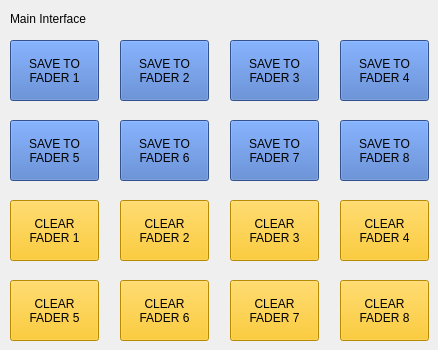
     <widget class="QWidget" name="page_11">
      <widget class="QLabel" name="label_30">
       <property name="geometry">
        <rect>
         <x>10</x>
         <y>10</y>
         <width>241</width>
         <height>17</height>
        </rect>
       </property>
       <property name="text">
        <string>Main Interface</string>
       </property>
      </widget>
      <widget class="QPushButton" name="pushButton_44">
       <property name="geometry">
        <rect>
         <x>10</x>
         <y>40</y>
         <width>89</width>
         <height>61</height>
        </rect>
       </property>
       <property name="styleSheet">
        <string notr="true">background-color: rgb(68, 115, 197);</string>
       </property>
       <property name="text">
        <string>SAVE TO
FADER 1</string>
       </property>
      </widget>
      <widget class="QPushButton" name="pushButton_45">
       <property name="geometry">
        <rect>
         <x>120</x>
         <y>40</y>
         <width>89</width>
         <height>61</height>
        </rect>
       </property>
       <property name="styleSheet">
        <string notr="true">background-color: rgb(68, 115, 197);</string>
       </property>
       <property name="text">
        <string>SAVE TO
FADER 2</string>
       </property>
      </widget>
      <widget class="QPushButton" name="pushButton_46">
       <property name="geometry">
        <rect>
         <x>230</x>
         <y>40</y>
         <width>89</width>
         <height>61</height>
        </rect>
       </property>
       <property name="styleSheet">
        <string notr="true">background-color: rgb(68, 115, 197);</string>
       </property>
       <property name="text">
        <string>SAVE TO
FADER 3</string>
       </property>
      </widget>
      <widget class="QPushButton" name="pushButton_47">
       <property name="geometry">
        <rect>
         <x>340</x>
         <y>40</y>
         <width>89</width>
         <height>61</height>
        </rect>
       </property>
       <property name="styleSheet">
        <string notr="true">background-color: rgb(68, 115, 197);</string>
       </property>
       <property name="text">
        <string>SAVE TO
FADER 4</string>
       </property>
      </widget>
      <widget class="QPushButton" name="pushButton_48">
       <property name="geometry">
        <rect>
         <x>10</x>
         <y>120</y>
         <width>89</width>
         <height>61</height>
        </rect>
       </property>
       <property name="styleSheet">
        <string notr="true">background-color: rgb(68, 115, 197);</string>
       </property>
       <property name="text">
        <string>SAVE TO
FADER 5</string>
       </property>
      </widget>
      <widget class="QPushButton" name="pushButton_49">
       <property name="geometry">
        <rect>
         <x>120</x>
         <y>120</y>
         <width>89</width>
         <height>61</height>
        </rect>
       </property>
       <property name="styleSheet">
        <string notr="true">background-color: rgb(68, 115, 197);</string>
       </property>
       <property name="text">
        <string>SAVE TO
FADER 6</string>
       </property>
      </widget>
      <widget class="QPushButton" name="pushButton_50">
       <property name="geometry">
        <rect>
         <x>230</x>
         <y>120</y>
         <width>89</width>
         <height>61</height>
        </rect>
       </property>
       <property name="styleSheet">
        <string notr="true">background-color: rgb(68, 115, 197);</string>
       </property>
       <property name="text">
        <string>SAVE TO
FADER 7</string>
       </property>
      </widget>
      <widget class="QPushButton" name="pushButton_51">
       <property name="geometry">
        <rect>
         <x>340</x>
         <y>120</y>
         <width>89</width>
         <height>61</height>
        </rect>
       </property>
       <property name="styleSheet">
        <string notr="true">background-color: rgb(68, 115, 197);</string>
       </property>
       <property name="text">
        <string>SAVE TO
FADER 8</string>
       </property>
      </widget>
      <widget class="QPushButton" name="pushButton_52">
       <property name="geometry">
        <rect>
         <x>10</x>
         <y>200</y>
         <width>89</width>
         <height>61</height>
        </rect>
       </property>
       <property name="styleSheet">
        <string notr="true">background-color: rgb(255, 192, 0);</string>
       </property>
       <property name="text">
        <string>CLEAR
FADER 1</string>
       </property>
      </widget>
      <widget class="QPushButton" name="pushButton_53">
       <property name="geometry">
        <rect>
         <x>120</x>
         <y>200</y>
         <width>89</width>
         <height>61</height>
        </rect>
       </property>
       <property name="styleSheet">
        <string notr="true">background-color: rgb(255, 192, 0);</string>
       </property>
       <property name="text">
        <string>CLEAR
FADER 2</string>
       </property>
      </widget>
      <widget class="QPushButton" name="pushButton_54">
       <property name="geometry">
        <rect>
         <x>230</x>
         <y>200</y>
         <width>89</width>
         <height>61</height>
        </rect>
       </property>
       <property name="styleSheet">
        <string notr="true">background-color: rgb(255, 192, 0);</string>
       </property>
       <property name="text">
        <string>CLEAR
FADER 3</string>
       </property>
      </widget>
      <widget class="QPushButton" name="pushButton_55">
       <property name="geometry">
        <rect>
         <x>340</x>
         <y>200</y>
         <width>89</width>
         <height>61</height>
        </rect>
       </property>
       <property name="styleSheet">
        <string notr="true">background-color: rgb(255, 192, 0);</string>
       </property>
       <property name="text">
        <string>CLEAR
FADER 4</string>
       </property>
      </widget>
      <widget class="QPushButton" name="pushButton_56">
       <property name="geometry">
        <rect>
         <x>10</x>
         <y>280</y>
         <width>89</width>
         <height>61</height>
        </rect>
       </property>
       <property name="styleSheet">
        <string notr="true">background-color: rgb(255, 192, 0);</string>
       </property>
       <property name="text">
        <string>CLEAR
FADER 5</string>
       </property>
      </widget>
      <widget class="QPushButton" name="pushButton_57">
       <property name="geometry">
        <rect>
         <x>120</x>
         <y>280</y>
         <width>89</width>
         <height>61</height>
        </rect>
       </property>
       <property name="styleSheet">
        <string notr="true">background-color: rgb(255, 192, 0);</string>
       </property>
       <property name="text">
        <string>CLEAR
FADER 6</string>
       </property>
      </widget>
      <widget class="QPushButton" name="pushButton_58">
       <property name="geometry">
        <rect>
         <x>230</x>
         <y>280</y>
         <width>89</width>
         <height>61</height>
        </rect>
       </property>
       <property name="styleSheet">
        <string notr="true">background-color: rgb(255, 192, 0);</string>
       </property>
       <property name="text">
        <string>CLEAR
FADER 7</string>
       </property>
      </widget>
      <widget class="QPushButton" name="pushButton_59">
       <property name="geometry">
        <rect>
         <x>340</x>
         <y>280</y>
         <width>89</width>
         <height>61</height>
        </rect>
       </property>
       <property name="styleSheet">
        <string notr="true">background-color: rgb(255, 192, 0);</string>
       </property>
       <property name="text">
        <string>CLEAR
FADER 8</string>
       </property>
      </widget>
     </widget>
